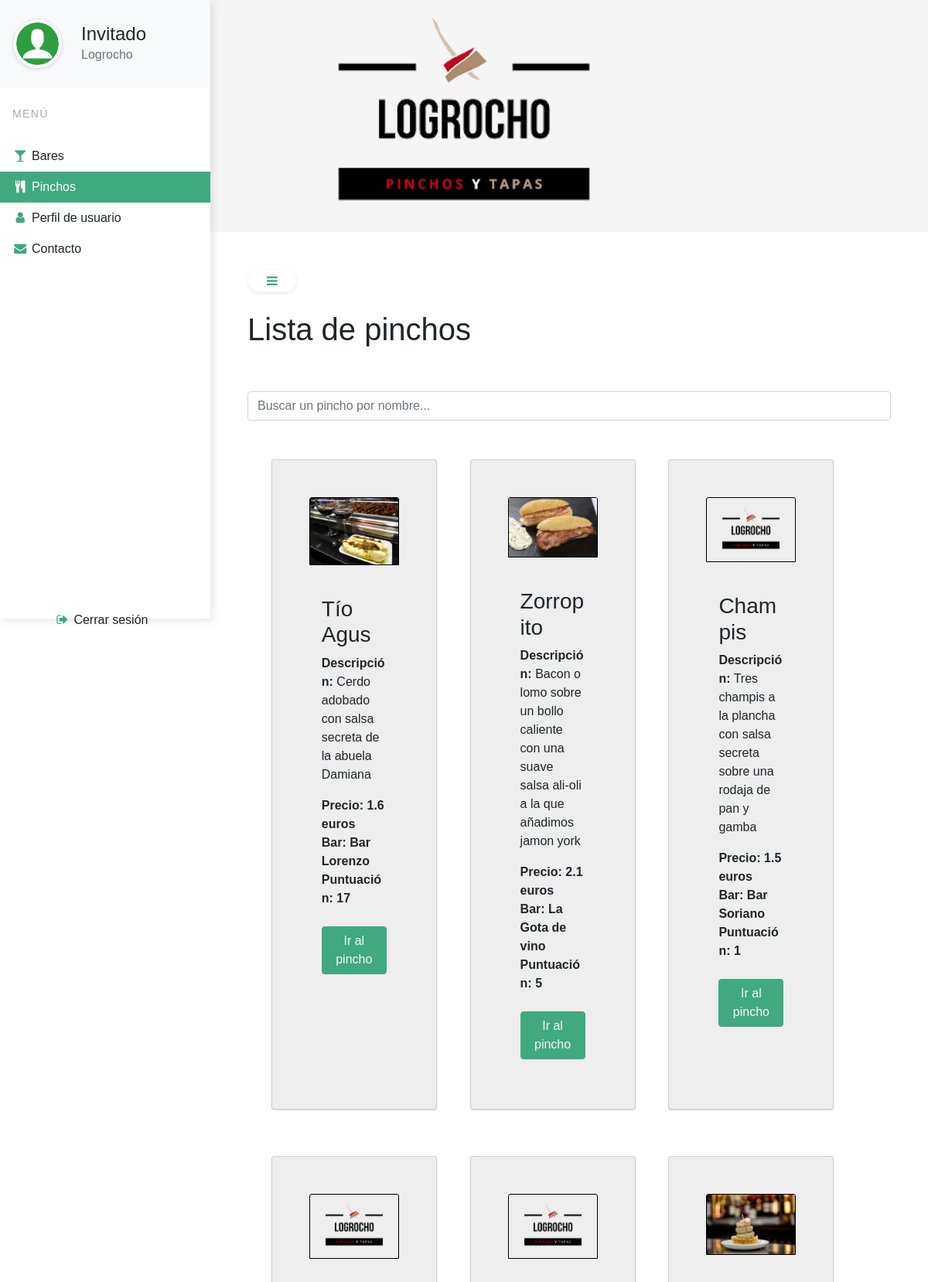
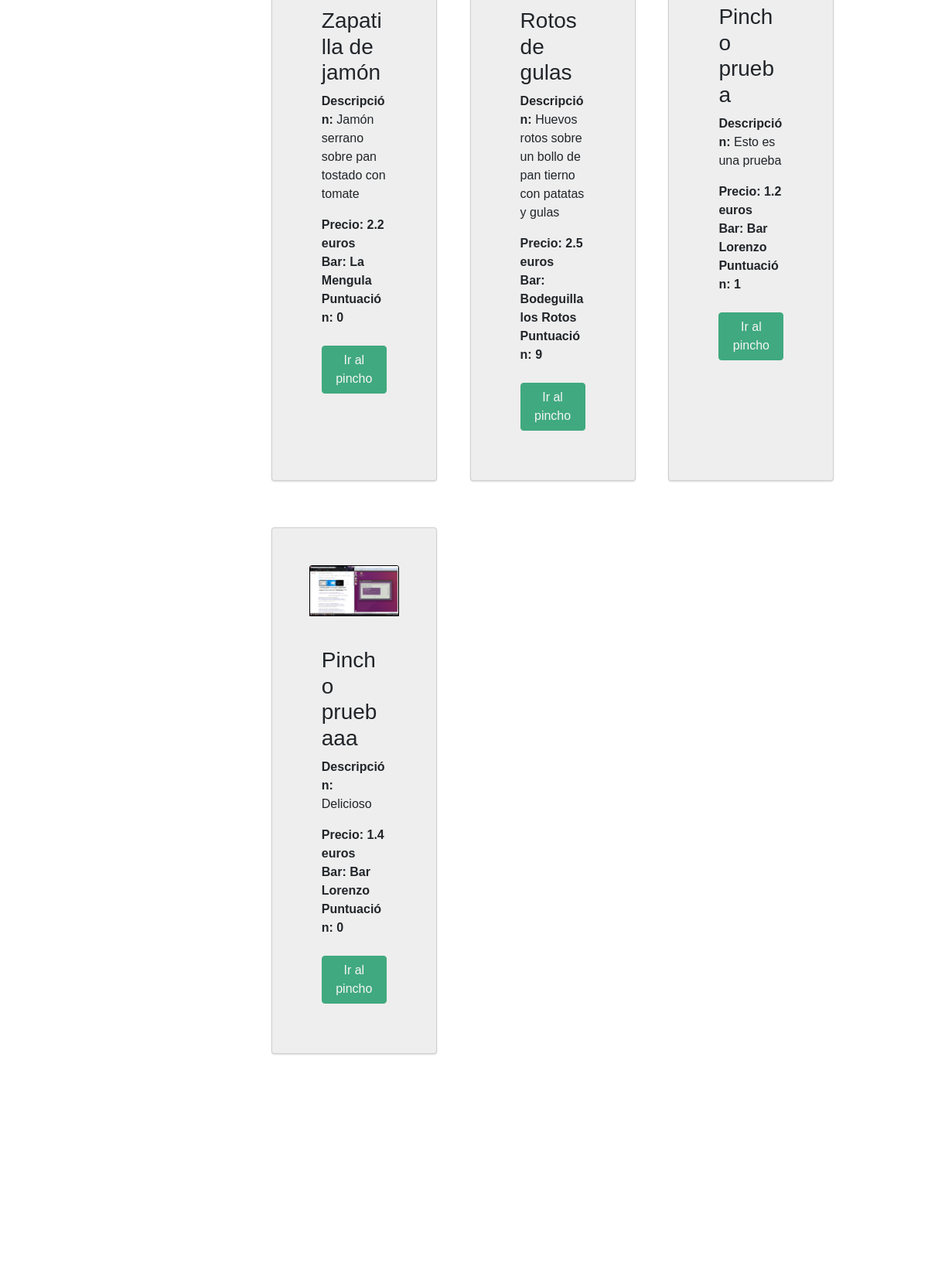
/index.php/pinchos (signed in, upper part), run on the app's committed database (2 pictures, top to bottom).
### tables this page shows
CREATE TABLE `pinchos` (
  `cod_pincho` int(11) NOT NULL,
  `nombre` varchar(255) NOT NULL,
  `descripcion` varchar(255) NOT NULL,
  `bar` int(11) NOT NULL,
  `precio` float NOT NULL
);

CREATE TABLE `fotos_pinchos` (
  `id` int(11) NOT NULL,
  `ruta` varchar(255) NOT NULL,
  `pincho` int(11) NOT NULL
);

CREATE TABLE `bares` (
  `cod_bar` int(11) NOT NULL,
  `nombre` varchar(255) NOT NULL,
  `latitud` double NOT NULL,
  `longitud` double NOT NULL
);

### controller/PinchosController.php (called while the page is built, shortened)
<?php
    class PinchosController{
        private $db;
        function __construct()
        {
            $this->db = new BBDD();
        }
        public function listaPinchosPublico(){
            $lista = $this->db->listaPinchos();
            for ($i=0; $i < count($lista); $i++) {
                $mini = $this->db->obtenerPrimeraImagenPincho($lista[$i]->getCod_pincho());
                if($mini == null){
                    $mini = "resources/media/logo-logrocho.png";
                }
                $lista[$i]->setMiniatura($mini);
                $bar = $this->db->recuperarBar($lista[$i]->getBar());
                $lista[$i]->setBar($bar);
                $puntuacion = $this->db->puntuacionPincho($lista[$i]->getCod_pincho());
                if($puntuacion["puntuacion"] == null){
                    $lista[$i]->setPuntuacion("0");
                }else{
                    $lista[$i]->setPuntuacion($puntuacion["puntuacion"]);
                }
            }
            require("view/pinchos-publico.php");
        }
    }
?>

### repository/bdd.php (called while the page is built, shortened)
<?php
class BBDD
{
    private $conexion;
    public function __construct()
    {
        $this->DB_INFO = 'mysql:host=localhost;dbname=logrocho';
        $this->DB_USER = 'root';
        $this->DB_PASS = '';
        $this->conexion = new PDO($this->DB_INFO, $this->DB_USER, $this->DB_PASS);
    }
    public function listaPinchos()
    {
        try {
            $sql = "SELECT * FROM pinchos;";
            $resultado = $this->conexion->query($sql);
            $pinchos = array();
            foreach ($resultado as $aux) {
                $pincho = new Pincho($aux["cod_pincho"], $aux["nombre"], $aux["descripcion"], $aux["precio"], $aux["bar"]);
                array_push($pinchos, $pincho);
            }
            return $pinchos;
        } catch (PDOException $e) {
            echo "Error con la DB: " . $e->getMessage();
        }
    }
    public function recuperarBar($cod_bar)
    {
        try {
            $sql = "SELECT * FROM bares WHERE cod_bar=:cod;";
            $stmt = $this->conexion->prepare($sql);
            $stmt->execute(array("cod" => $cod_bar));
            $bares = array();
            foreach ($stmt as $bar) {
                $aux = new Bar($bar["cod_bar"], $bar["nombre"], $bar["latitud"], $bar["longitud"]);
                array_push($bares, $aux);
            }
            return $bares[0];
        } catch (PDOException $e) {
            echo "Error con la DB: " . $e->getMessage();
        }
    }
    public function puntuacionPincho($cod_pincho)
    {
        try{
            $sql = "SELECT SUM(nota) as puntuacion, COUNT(*) as votos FROM likes_pincho where pincho = :pincho";
            $stmt = $this->conexion->prepare($sql);
            $stmt->execute(array("pincho" => $cod_pincho));
            $bares = array();
            foreach ($stmt as $bar) {
                $aux = array(
                    "puntuacion" => $bar["puntuacion"],
                    "votos" => $bar["votos"]
                );
                array_push($bares, $aux);
            }
            return $bares[0];
        } catch (PDOException $e){
            echo "Error con la DB: " . $e->getMessage();
        }
    }
    public function obtenerPrimeraImagenPincho($cod_pincho){
        try{
            $sql = "SELECT ruta FROM fotos_pinchos where pincho=:pincho";
            $stmt = $this->conexion->prepare($sql);
            $stmt->execute(array("pincho" => $cod_pincho));
            $fotos = array();
            foreach ($stmt as $bar) {
                array_push($fotos, $bar);
            }
            return $fotos[0]["ruta"];
        } catch (PDOException $e){
            echo "Error con la DB: " . $e->getMessage();
        }
    }
}

### model/PinchoModel.php (called while the page is built, shortened)
<?php
    class Pincho{
        private $nombre;
        private $descripcion;
        private $precio;
        private $bar;
        private $miniatura;
        private $puntuacion;
        function __construct($cod_pincho, $nombre, $descripcion, $precio, $bar)
        {
            $this->nombre = $nombre;
            $this->descripcion = $descripcion;
            $this->precio = $precio;
            $this->bar = $bar;
        }
        public function getNombre()
        {
                return $this->nombre;
        }
        public function getDescripcion()
        {
                return $this->descripcion;
        }
        public function getPrecio()
        {
                return $this->precio;
        }
        public function getBar()
        {
                return $this->bar;
        }
        public function setBar($bar)
        {
                $this->bar = $bar;
                return $this;
        }
        public function getMiniatura()
        {
                return $this->miniatura;
        }
        public function setMiniatura($miniatura)
        {
                $this->miniatura = $miniatura;
                return $this;
        }
        public function getPuntuacion()
        {
                return $this->puntuacion;
        }
        public function setPuntuacion($puntuacion)
        {
                $this->puntuacion = $puntuacion;
                return $this;
        }
    }
?>

### model/BarModel.php (called while the page is built, shortened)
<?php
    class Bar{
        public $nombre;
        function __construct($cod_bar, $nombre, $latitud, $longitud, $pinchos = null)
        {
            $this->nombre = $nombre;
        }
        public function getNombre()
        {
                return $this->nombre;
        }
    }
?>

### view/pinchos-publico.php (the view, shortened to what this page needs)
<html>
<head>
  <link rel="stylesheet" href="../estilos/bootstrap/css/bootstrap.min.css" />
  <link rel="stylesheet" href="../estilos/css/estilos-administracion.css" />
  <link rel="stylesheet" href="../estilos/font-awesome-4.7.0/font-awesome-4.7.0/css/font-awesome.min.css" />
</head>
<body>
  <?php
  include "menu-publico.php";
  ?>
  <div class="page-content p-5" id="content">
    <button id="sidebarCollapse" type="button" class="btn btn-light bg-white rounded-pill shadow-sm px-4 mb-4"><i class="fa fa-bars mr-2"></i></button>
    <h1>Lista de pinchos</h1><br><br>
    <input class="form-control" list="datalistOptions" id="exampleDataList" placeholder="Buscar un pincho por nombre...">
    <div class="row">
    <?php
      for ($i=0; $i < count($lista); $i++) {
      ?>
          <div class="card col-lg-3 col-md-3 col-6" style="margin-left: 5%; margin-bottom:10px;">
          <img style="border:1px solid black;" class="card-img-top" src="../<?php echo $lista[$i]->getMiniatura(); ?>" alt="Card image cap">
          <div class="card-body">
            <br>
            <h3 class="card-text"><?php echo $lista[$i]->getNombre(); ?></h3>
            <p><strong>Descripción:</strong> <?php echo $lista[$i]->getDescripcion(); ?></p>
            <strong>Precio: <?php echo $lista[$i]->getPrecio(); ?> euros</strong><br>
            <strong>Bar: <?php echo $lista[$i]->getBar()->getNombre(); ?></strong><br>
            <strong>Puntuación: <?php echo $lista[$i]->getPuntuacion(); ?></strong><br><br>
            <a style="width: 100%;" onclick="irAFichaBarPublica(this)" class="btn btn-primary">Ir al pincho</a>
          </div>
        </div>
      <?php } ?>
      </div>
  </div>
  <?php
  include "footer.php";
  ?>
</body>
</html>

### data on the page
pinchos: fotos_pinchos.ruta (picture), nombre "Tío Agus", descripcion "Cerdo adobado con salsa secreta de la abuela Damiana", precio "1.6", bar.nombre "Bar Lorenzo", Puntuacion "17"
pinchos: fotos_pinchos.ruta (picture), nombre "Zorropito", descripcion "Bacon o lomo sobre un bollo caliente con una suave salsa ali-oli a la que añadimos jamon york", precio "2.1", bar.nombre "La Gota de vino", Puntuacion "5"
pinchos: nombre "Champis", descripcion "Tres champis a la plancha con salsa secreta sobre una rodaja de pan y gamba", precio "1.5", bar.nombre "Bar Soriano", Puntuacion "1"
pinchos: nombre "Zapatilla de jamón", descripcion "Jamón serrano sobre pan tostado con tomate", precio "2.2", bar.nombre "La Mengula", Puntuacion "0"
pinchos: nombre "Rotos de gulas", descripcion "Huevos rotos sobre un bollo de pan tierno con patatas y gulas", precio "2.5", bar.nombre "Bodeguilla los Rotos", Puntuacion "9"
pinchos: fotos_pinchos.ruta (picture), nombre "Pincho prueba", descripcion "Esto es una prueba", precio "1.2", bar.nombre "Bar Lorenzo", Puntuacion "1"
pinchos: fotos_pinchos.ruta (picture), nombre "Pincho pruebaaa", descripcion "Delicioso", precio "1.4", bar.nombre "Bar Lorenzo", Puntuacion "0"

### other printed values
$_SESSION["usuario"] "Invitado"
